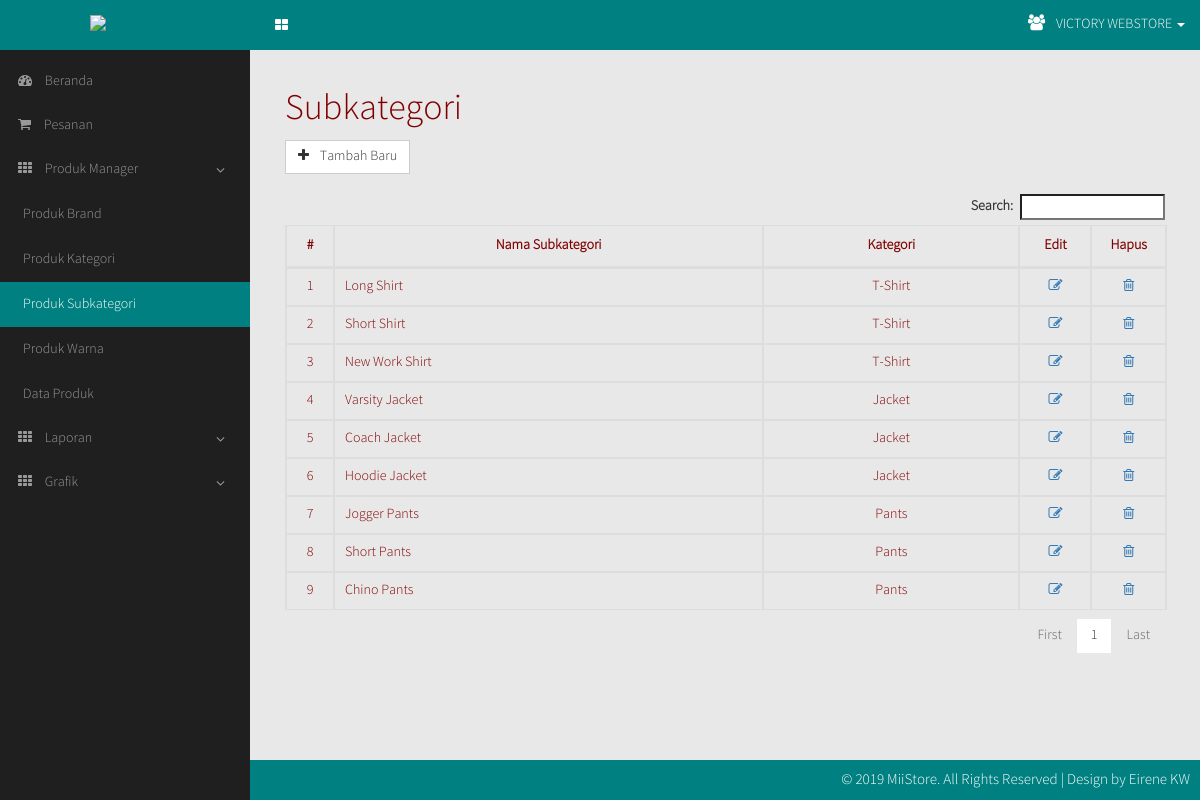
The page /miiadmin/subcategories.php (signed in) on the database its author committed.
### tables this page shows
CREATE TABLE `users` (
  `user_id` int(11) NOT NULL,
  `fullname` varchar(50) NOT NULL,
  `user` varchar(30) NOT NULL,
  `pass` varchar(50) NOT NULL
);

CREATE TABLE `subcategories` (
  `scat_id` int(11) NOT NULL,
  `subcategory` varchar(50) NOT NULL,
  `cat_id` int(11) NOT NULL
);

CREATE TABLE `categories` (
  `cat_id` int(11) NOT NULL,
  `category` varchar(50) NOT NULL
);

### miiadmin/subcategories.php (the view, shortened to what this page needs)
<?php
require_once("connect.php");
if(isset($_COOKIE['user_id']) && $_COOKIE['user_id'] != ''){
	$id = $_COOKIE['user_id'];
}else if(isset($_SESSION['user_id']) && $_SESSION['user_id'] != ''){
	$id = $_SESSION['user_id'];
}else{
	header('location: index.php');
	exit();
}
?>
<!DOCTYPE html>
<html lang="en">
<head>
	<link rel="stylesheet" type="text/css" href="css/bootstrap.min.css" />
	<link rel="stylesheet" type="text/css" href="css/font-awesome.min.css" />
	<link rel="stylesheet" type="text/css" href="css/miiadmin.css" />
	<link rel="stylesheet" type="text/css" href="css/jquery.dataTables.css" />
</head>
<body>
	<?php
	$queryname = mysqli_query($conn, "SELECT * FROM users WHERE user_id = '".$id."'");
	$name = mysqli_fetch_array($queryname);
	?>
	<nav class="navbar navbar-inverse navbar-fixed-top" role="navigation">
		<div class="container-fluid">
			<div class="navbar-header">
				<a href="#main-toggle" id="menu-toggle" class="sidebar-toggle">
				</a>
				<a href="#" class="navbar-brand"><img src="../logo/miistore2.png" /></a>
			</div>
			<ul class="nav navbar-nav navbar-right">
				<li class="dropdown user-menu">
					<a class="dropdown-toggle" data-toggle="dropdown">
						<i class="fa fa-users"></i> <?php echo $name['fullname']; ?> <span class="caret"></span>
					</a>
				</li>
			</ul>
		</div>
	</nav>
	<div id="wrapper">
		<aside id="sidebar-wrapper">
			<ul class="sidebar-nav">
				<li><a href="miadmin.php"><i class="fa fa-dashboard"></i> Beranda</a></li>
				<li><a href="order_confirmation.php"><i class="fa fa-shopping-cart"></i> Pesanan</a></li>
				<li class="sidebar-child"><a href="#"><i class="fa fa-th"></i> Produk Manager <i class="sidebar-fa fa fa-angle-down pull-right"></i></a>
					<ul class="sidebar-second-child" style="display:block;">
						<li><a href="brands.php">Produk Brand</a></li>
						<li><a href="categories.php">Produk Kategori</a></li>
						<li class="active"><a href="subcategories.php">Produk Subkategori</a></li>
						<li><a href="colors.php">Produk Warna</a></li>
						<li><a href="product.php">Data Produk</a></li>
					</ul>
				</li>
				<li class="sidebar-child"><a href="#"><i class="fa fa-th"></i> Laporan <i class="sidebar-fa fa fa-angle-down pull-right"></i></a>
				</li>
				<li class="sidebar-child"><a href="#"><i class="fa fa-th"></i> Grafik<i class="sidebar-fa fa fa-angle-down pull-right"></i></a>
				</li>
			</ul>
		</aside>
		<?php
		include "connect.php";
		$act = @$_GET['act'];
		switch($act){
			default:
		?>
		<div id="page-content-wrapper">
			<div class="container-fluid">
				<div class="row">
					<div class="col-lg-12">
						<h1>Subkategori</h1>
						<a href="?act=add" class="btn btn-default"><i class="fa fa-plus"></i> Tambah Baru</a>
						<div class="table-responsive" style="margin-top:10px;">
							<table id="data" class="table table-bordered results">
								<thead>
									<tr>
										<th width="10">#</th>
										<th>Nama Subkategori</th>
										<th>Kategori</th>
										<th>Edit</th>
										<th>Hapus</th>
									</tr>
								</thead>
								<tbody>
		<?php
			$sql = "SELECT * FROM subcategories INNER JOIN categories ON categories.cat_id =  subcategories.cat_id";
			$query = mysqli_query($conn, $sql);
			$no = 0;
			while($row = mysqli_fetch_assoc($query)){
		?>
									<tr>
										<td width="10" align="center"><?php echo ++$no; ?></td>
										<td><?php echo $row['subcategory']; ?></td>
										<td align="center"><?php echo $row['category']; ?></td>
										<td width="50" align="center">
											<a href="?act=edit&id=<?php echo $row['scat_id']; ?>" class="mybtn"><i class="fa fa-pencil-square-o"></i></a>
										</td>
										<td width="50" align="center">
											<a href="<?php echo $row['scat_id']; ?>" data-target="#confirm-delete_<?php echo $row['scat_id']; ?>" data-toggle="modal" class="mybtn btn-show"><i class="fa fa-trash-o"></i></a>
										</td>
									</tr>
		<?php } ?>
								</tbody>
							</table>
						</div>
					</div>
				</div>
			</div>
		</div>
		<?php
			break;
		?>
		<?php
		}
		?>
	</div>
	<footer class="footer-bottom">
		<div class="footer-right">
			&copy; 2019 MiiStore. All Rights Reserved | Design by Eirene KW
		</div>
		<div class="clearfix"></div>
	</footer>
</body>
</html>

### miiadmin/css/miiadmin.css (style rules this page uses)
* { margin: 0; }
html { height: 100%; }
body { font-family: 'Source Sans Pro Light', sans-serif; font-weight: normal; padding: 0; color: #800000; background-color: #E8E8E8; }
h1, h2, h3, h4, h5, h6, p { font-family: 'Source Sans Pro Light', sans-serif; }
.btn-default { margin-top: 0; border-radius: 0; }
.btn-default .fa { position: relative; margin-right: 8px; }
.user-menu { display: inline-block; float: right; margin-top: 16px; margin-right: 10px; list-style: none; padding: 0; }
.user-menu .fa { font-size: 16px; margin-right: 8px; }
.navbar-inverse { background: #008080; border:0; }
.footer-bottom { position: fixed; left: 0; right: 0; bottom: 0; background: #008080; height: 40px; }
.footer-right { float: right; padding: 10px 10px; font-size: 15px; color: #FFF; }
.navbar-brand img { display: block; width: 80px; margin: 0 auto; }
.navbar-nav > li { position: relative; display: inline-block; margin: 0; padding: 0; height: 50px; }
.navbar-inverse .navbar-nav > li > a { color: #FFF; position: relative; display: block; padding-top: 14px; padding-bottom: 14px; text-transform: uppercase; }
@media (min-width: 768px) { .navbar { border-radius: 0; margin-bottom: 0; } }
@media (min-width: 768px) { .navbar-inverse .navbar-brand { width: 260px; } }
@media (min-width: 768px) { .navbar > .container .navbar-brand, .navbar > .container-fluid .navbar-brand { text-align: center; } }
.sidebar-toggle { float: right; background-image: none; background-color: transparent; padding: 15px; font-family: fontAwesome; color: #FFF; }
.sidebar-toggle:before { content: "\f009"; }
#wrapper { padding-left: 0; -webkit-transition: all 0.5s ease; -moz-transition: all 0.5s ease; -o-transition: all 0.5s ease; transition: all 0.5s ease; }
#sidebar-wrapper { z-index: 1000; position: fixed; overflow-y: auto; left: 250px; width: 0; height: 100%; margin-left: -250px; background: #1F1F1F; -webkit-transition: all 0.5s ease; -moz-transition: all 0.5s ease; -o-transition: all 0.5s ease; transition: all 0.5s ease; }
#page-content-wrapper { width: 100%; position: absolute; margin-top: 50px; }
.sidebar-nav { margin-top: 10px; width: 250px; padding: 0; list-style: none; }
.sidebar-nav > li { display: block; position: relative; }
.sidebar-nav > li > a { display: block; text-decoration: none; color: #999; border-left: 3px solid transparent; padding: 12px 15px 12px; }
.sidebar-nav > li > a > i.fa { margin-right: 10px; }
.sidebar-second-child { list-style: none; padding: 0; margin: 0; display: none; }
ul.sidebar-second-child li:hover, ul.sidebar-second-child li.active { background: rgba(255, 255, 255, 0.1); }
.sidebar-nav ul.sidebar-second-child > li > a { color: #999; display: block; padding: 13px 12px 12px 20px; border-left: 3px solid transparent; }
.sidebar-nav li > a > .pull-right { float: right; text-align: center; margin-top: 3px; min-width: inherit; }
.sidebar-child .sidebar-second-child > li.active > a { background-color: #008080; color: #FFF; }
@media (min-width: 768px) { #wrapper { padding-left: 250px; } }
@media (min-width: 768px) { #sidebar-wrapper { width: 250px; } }
@media (min-width: 768px) { #page-content-wrapper { padding: 20px; position: relative; } }
table.dataTable tbody tr { background-color: none; }
.table > thead > tr > th { text-align: center; vertical-align: middle; }
.table > tbody > tr > td { vertical-align: middle; }
table.results { margin-top: 10px; }
.table-responsive { overflow-x: inherit; }

### rows shown on the page
users: fullname "VICTORY WEBSTORE"
subcategories: subcategory "Long Shirt", cat.category "T-Shirt"
subcategories: subcategory "Short Shirt", cat.category "T-Shirt"
subcategories: subcategory "New Work Shirt", cat.category "T-Shirt"
subcategories: subcategory "Varsity Jacket", cat.category "Jacket"
subcategories: subcategory "Coach Jacket", cat.category "Jacket"
subcategories: subcategory "Hoodie Jacket", cat.category "Jacket"
subcategories: subcategory "Jogger Pants", cat.category "Pants"
subcategories: subcategory "Short Pants", cat.category "Pants"
subcategories: subcategory "Chino Pants", cat.category "Pants"
